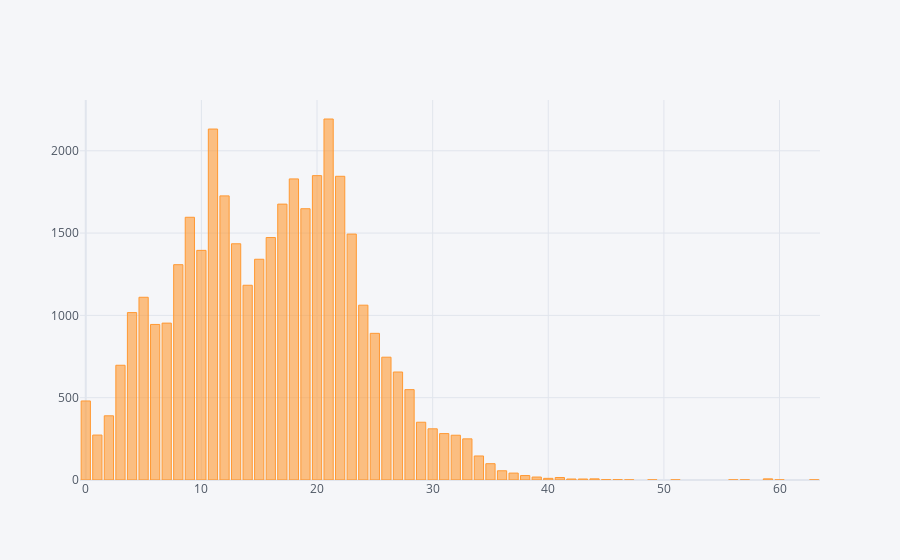

Write notebook code for a chart like this one.
### Code cell
#Creating barplot for the variable "years"
car.years.value_counts().sort_values(ascending=False).iplot(kind="bar")
print("2193 cars for sale which have age 21 and 2132 cars for sale which have age 11")

### Figure 1 — Plotly figure (JSON) as saved in the notebook; plotly's stock layout.template omitted (floating-point values rounded to 4 significant figures)
{"data": [{"marker": {"color": "rgba(255, 153, 51, 0.6)", "line": {"color": "rgba(255, 153, 51, 1.0)", "width": 1}}, "name": "years", "orientation": "v", "text": "", "type": "bar", "x": [21, 11, 20, 22, 18, 12, 17, 19, 9, 23, 16, 13, 10, 15, 8, 14, 5, 24, 4, 7, 6, 25, 26, 3, 27, 28, 0, 2, 29, 30, 31, 1, 32, 33, 34, 35, 36, 37, 38, 39, 41, 40, 44, 59, 42, 43, 45, 46, 57, 56, 51, 60, 49, 47, 63], "y": [2193, 2132, 1849, 1845, 1829, 1726, 1676, 1648, 1596, 1494, 1473, 1435, 1395, 1341, 1308, 1183, 1110, 1062, 1017, 953, 945, 891, 746, 697, 656, 549, 480, 390, 351, 311, 282, 273, 272, 250, 146, 99, 56, 42, 27, 18, 15, 10, 7, 7, 6, 6, 2, 2, 1, 1, 1, 1, 1, 1, 1]}], "layout": {"legend": {"bgcolor": "#F5F6F9", "font": {"color": "#4D5663"}}, "paper_bgcolor": "#F5F6F9", "plot_bgcolor": "#F5F6F9", "title": {"font": {"color": "#4D5663"}}, "xaxis": {"gridcolor": "#E1E5ED", "showgrid": true, "tickfont": {"color": "#4D5663"}, "title": {"font": {"color": "#4D5663"}, "text": ""}, "zerolinecolor": "#E1E5ED"}, "yaxis": {"gridcolor": "#E1E5ED", "showgrid": true, "tickfont": {"color": "#4D5663"}, "title": {"font": {"color": "#4D5663"}, "text": ""}, "zerolinecolor": "#E1E5ED"}}}
